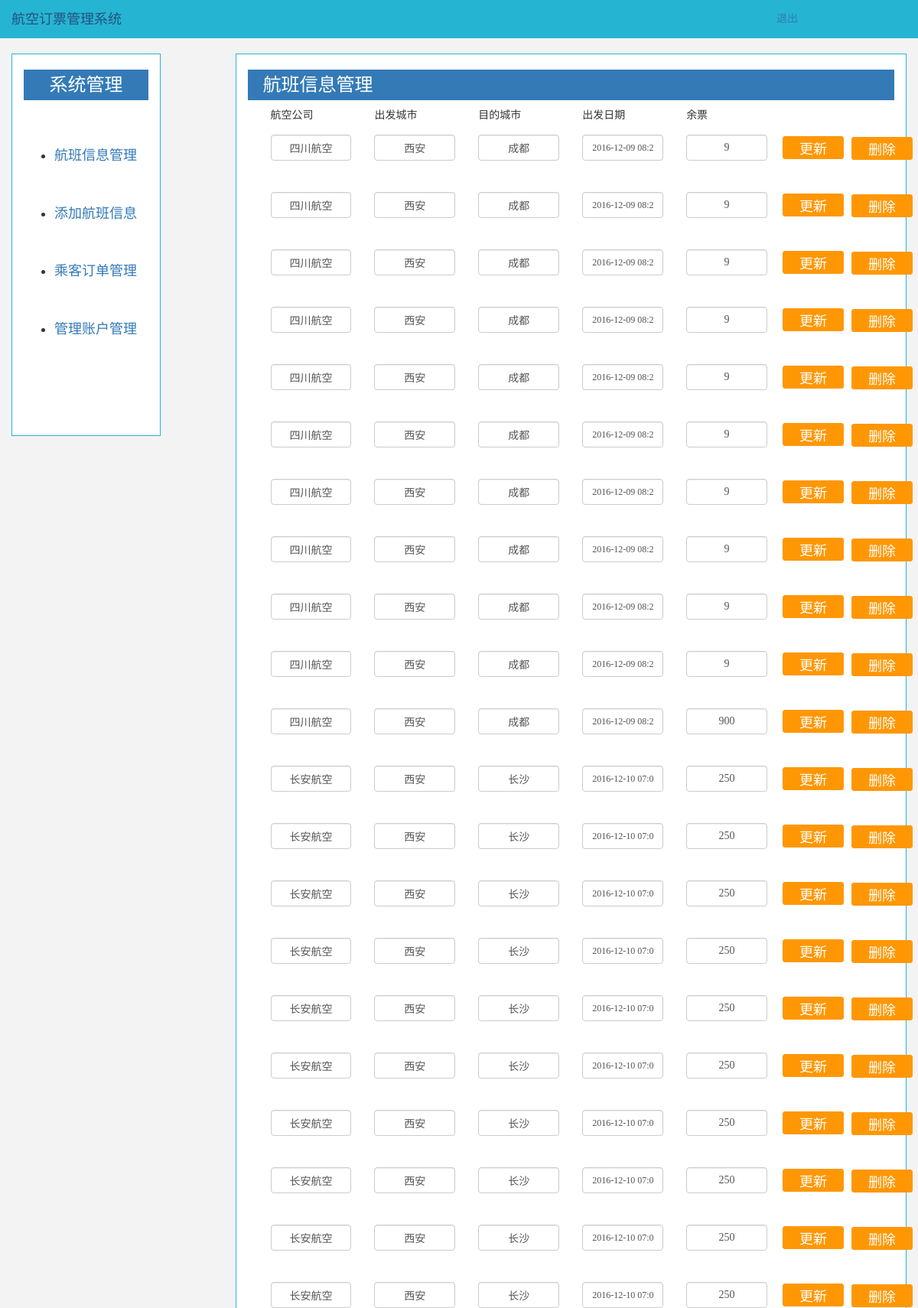
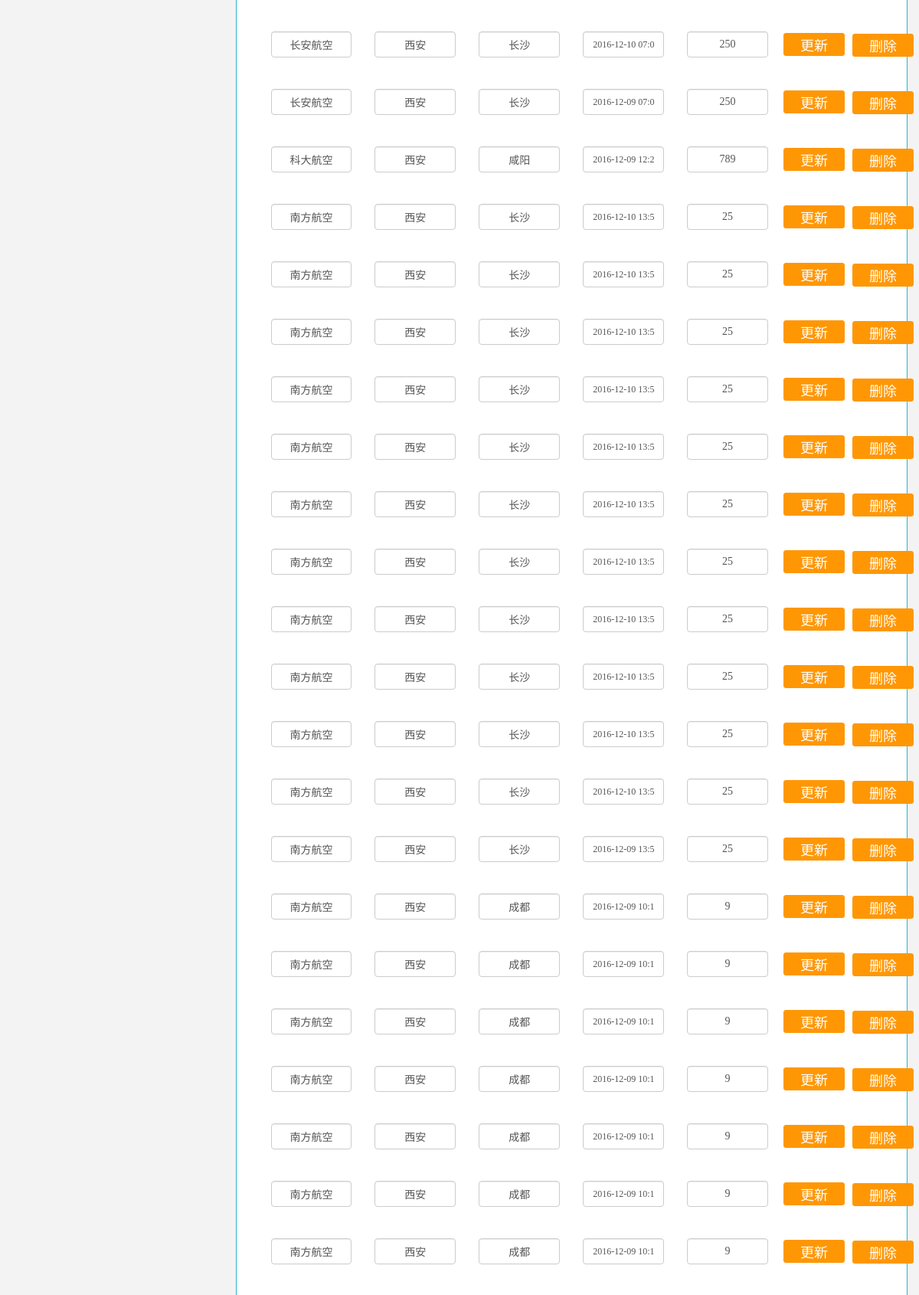
Page /manage_1.php (upper part) on the committed database (2 pictures, top to bottom).
### tables this page shows
CREATE TABLE `flightinfo` (
  `flightId` char(20) NOT NULL,
  `startCity` char(10) NOT NULL,
  `endCity` char(10) NOT NULL,
  `startPort` char(10) NOT NULL,
  `endPort` char(10) NOT NULL,
  `startTime` datetime NOT NULL,
  `endTime` datetime NOT NULL,
  `economy` int(5) NOT NULL,
  `discount` float(3,2) DEFAULT NULL,
  `size` int(4) NOT NULL,
  `company` char(5) NOT NULL,
  PRIMARY KEY (`flightId`)
);

### manage_1.php (the view, shortened to what this page needs)
<!DOCTYPE html>
<html lang="en">
<head>
	<link rel="stylesheet" type="text/css" href="css/bootstrap.css">
	<link rel="stylesheet" type="text/css" href="css/main.css">
</head>
<?php
include "conn.php";
$s = "select * from flightInfo";
$result=mysql_query($s,$conn);
?>
<body>
	<nav class="top">
		<a href="" class="navbar-brand">航空订票管理系统</a>
		<div class="col-md-2 col-sm-2 col-xs-2 col-md-offset-10 col-sm-offset-10 col-xs-offset-10 user_session">
		<a href="manage_1.php?action=logout">退出</a>
	    </div>
	</nav>
	<div class="container-fluid manage">
	  <div class="row">
	    <div class="col-md-12 col-sm-12 col-xs-12">
	        <div class="manage-nav col-md-2 col-sm-2 col-xs-2 manage-left">
	        	<h3 class="bg-primary">系统管理</h3>
	        	<ul class="f18">
	        		<li><a href="#">航班信息管理</a></li>
	        		<li><a href="manage_2.php">添加航班信息</a></li>
	        		<li><a href="manage_3.php">乘客订单管理</a></li>
	        		<li><a href="manage_4.php">管理账户管理</a></li>
	        	</ul>
	        </div>
	        <div class="manage-nav col-md-9 col-sm-9 col-xs-9 col-md-offset-1 col-sm-offset-1 col-xs-offset-1 manage-right">
	        	<h3 class="bg-primary">航班信息管理</h3>
                <div class="col-md-12 col-sm-12">
				        <div class="col-md-2 col-sm-2 col-xs-2 form-group">
						    <span>航空公司</span>
				        </div>
				        <div class="col-md-2 col-sm-2 col-xs-2 form-group">
						    <span>出发城市</span>
				        </div>
				        <div class="col-md-2 col-sm-2 col-xs-2 form-group">
						    <span>目的城市</span>
				        </div>
				        <div class="col-md-2 col-sm-2 col-xs-2 form-group">
						    <span>出发日期</span>
				        </div>
				        <div class="col-md-2 col-sm-2 col-xs-2 form-group">
						    <span>余票</span>
				        </div>
			    </div>
                      <?php    while ($row=mysql_fetch_array($result)) {
?>
	        	<div class="col-md-12 col-sm-12">
			        <form  role="form" action="manage_1.php" method="get">
				        <div class="col-md-2 col-sm-2 col-xs-2 form-group">
						    <input class=" form-control" type="text" value="<?php echo $row['company']?>" name="company" placeholder="航空公司">
				        </div>
				        <div class="col-md-2 col-sm-2 col-xs-2 form-group">
						    <input class=" form-control" type="text"  value="<?php echo $row['startCity']?>" name="start_city" placeholder="出发城市">
				        </div>
				        <div class="col-md-2 col-sm-2 col-xs-2 form-group">
						    <input class=" form-control" type="text"  value="<?php echo $row['endCity']?>" name="end_city"  placeholder="到达城市">
				        </div>
				        <div class="col-md-2 col-sm-2 col-xs-2 form-group">
						    <input class=" form-control f12" type="text"  value="<?php echo substr($row['startTime'], 0,16);?>" name="start_time" placeholder="出发日期">
				        </div>
				        <div class="col-md-2 col-sm-2 col-xs-2 form-group">
						    <input class=" form-control" type="text"  value="<?php echo $row['size']?>" name="size" placeholder="余票">
				        </div>
						<div class="col-md-2 col-sm-2 col-xs-2 form-group">
						    <button class="operation" id="update" name="update" type="submit" >更新</button>
						    <button class="operation" id="delete" name="delete" type="submit" >删除</button>
				        </div>
				    </form>
			    </div>
                        <?php
}
?>
	        </div>
	    </div>
	  </div>
	</div>
</body>
</html>

### css/main.css (style rules this page uses)
body, nav { padding: 0px; margin: 0px; }
body { background-color: rgb(243, 243, 243); }
body, h1, h2, h3, h4, h5, h6, p, a, article { font-family: "Microsoft YaHei"; -webkit-font-smoothing: antialiased; -moz-font-smoothing: antialiased; font-smoothing: antialiased; }
input { text-align:center; }
.f12 { font-size:12px; }
.f18 { font-size: 18px; }
.top { width: 100%; height: 50px; background: rgb(38, 180, 211); background: #26B4D3; }
.user_session { position: relative; top: -35px; }
.manage-left, .manage-right { border: 1px solid rgb(38, 180, 211); background-color: white; }
.manage-left { height: 500px; }
.manage-left h3 { display: block; height: 40px; line-height: 40px; text-align: center; width: 100%; }
.manage-left ul li { padding-top: 50px; }
.manage-right h3 { display: block; height: 40px; line-height: 40px; width: 100%; padding-left: 20px; }
.operation { background: #ff9705 none repeat scroll 0 0; border: 1px solid #ff9705; border-radius: 3px; color: #fff; cursor: pointer; font-size: 18px; height: 30px; line-height: 30px; width: 80px; }
#update { position: relative; top: 2px; left: -10px; }
#delete { position: relative; top: -27px; left: 80px; }

### rows in the picture
flightinfo: company "四川航空", start_city "西安", end_city "成都", start_time "2016-12-09 08:20", size "9"
flightinfo: company "四川航空", start_city "西安", end_city "成都", start_time "2016-12-09 08:20", size "9"
flightinfo: company "四川航空", start_city "西安", end_city "成都", start_time "2016-12-09 08:20", size "9"
flightinfo: company "四川航空", start_city "西安", end_city "成都", start_time "2016-12-09 08:20", size "9"
flightinfo: company "四川航空", start_city "西安", end_city "成都", start_time "2016-12-09 08:20", size "9"
flightinfo: company "四川航空", start_city "西安", end_city "成都", start_time "2016-12-09 08:20", size "9"
flightinfo: company "四川航空", start_city "西安", end_city "成都", start_time "2016-12-09 08:20", size "9"
flightinfo: company "四川航空", start_city "西安", end_city "成都", start_time "2016-12-09 08:20", size "9"
flightinfo: company "四川航空", start_city "西安", end_city "成都", start_time "2016-12-09 08:20", size "9"
flightinfo: company "四川航空", start_city "西安", end_city "成都", start_time "2016-12-09 08:20", size "9"
flightinfo: company "四川航空", start_city "西安", end_city "成都", start_time "2016-12-09 08:20", size "900"
flightinfo: company "长安航空", start_city "西安", end_city "长沙", start_time "2016-12-10 07:05", size "250"
flightinfo: company "长安航空", start_city "西安", end_city "长沙", start_time "2016-12-10 07:05", size "250"
flightinfo: company "长安航空", start_city "西安", end_city "长沙", start_time "2016-12-10 07:05", size "250"
flightinfo: company "长安航空", start_city "西安", end_city "长沙", start_time "2016-12-10 07:05", size "250"
flightinfo: company "长安航空", start_city "西安", end_city "长沙", start_time "2016-12-10 07:05", size "250"
flightinfo: company "长安航空", start_city "西安", end_city "长沙", start_time "2016-12-10 07:05", size "250"
flightinfo: company "长安航空", start_city "西安", end_city "长沙", start_time "2016-12-10 07:05", size "250"
flightinfo: company "长安航空", start_city "西安", end_city "长沙", start_time "2016-12-10 07:05", size "250"
flightinfo: company "长安航空", start_city "西安", end_city "长沙", start_time "2016-12-10 07:05", size "250"
flightinfo: company "长安航空", start_city "西安", end_city "长沙", start_time "2016-12-10 07:05", size "250"
flightinfo: company "长安航空", start_city "西安", end_city "长沙", start_time "2016-12-10 07:05", size "250"
flightinfo: company "长安航空", start_city "西安", end_city "长沙", start_time "2016-12-09 07:05", size "250"
flightinfo: company "科大航空", start_city "西安", end_city "咸阳", start_time "2016-12-09 12:20", size "789"
flightinfo: company "南方航空", start_city "西安", end_city "长沙", start_time "2016-12-10 13:50", size "25"
flightinfo: company "南方航空", start_city "西安", end_city "长沙", start_time "2016-12-10 13:50", size "25"
flightinfo: company "南方航空", start_city "西安", end_city "长沙", start_time "2016-12-10 13:50", size "25"
flightinfo: company "南方航空", start_city "西安", end_city "长沙", start_time "2016-12-10 13:50", size "25"
flightinfo: company "南方航空", start_city "西安", end_city "长沙", start_time "2016-12-10 13:50", size "25"
flightinfo: company "南方航空", start_city "西安", end_city "长沙", start_time "2016-12-10 13:50", size "25"
flightinfo: company "南方航空", start_city "西安", end_city "长沙", start_time "2016-12-10 13:50", size "25"
flightinfo: company "南方航空", start_city "西安", end_city "长沙", start_time "2016-12-10 13:50", size "25"
flightinfo: company "南方航空", start_city "西安", end_city "长沙", start_time "2016-12-10 13:50", size "25"
flightinfo: company "南方航空", start_city "西安", end_city "长沙", start_time "2016-12-10 13:50", size "25"
flightinfo: company "南方航空", start_city "西安", end_city "长沙", start_time "2016-12-10 13:50", size "25"
flightinfo: company "南方航空", start_city "西安", end_city "长沙", start_time "2016-12-09 13:50", size "25"
flightinfo: company "南方航空", start_city "西安", end_city "成都", start_time "2016-12-09 10:15", size "9"
flightinfo: company "南方航空", start_city "西安", end_city "成都", start_time "2016-12-09 10:15", size "9"
flightinfo: company "南方航空", start_city "西安", end_city "成都", start_time "2016-12-09 10:15", size "9"
flightinfo: company "南方航空", start_city "西安", end_city "成都", start_time "2016-12-09 10:15", size "9"
flightinfo: company "南方航空", start_city "西安", end_city "成都", start_time "2016-12-09 10:15", size "9"
flightinfo: company "南方航空", start_city "西安", end_city "成都", start_time "2016-12-09 10:15", size "9"
flightinfo: company "南方航空", start_city "西安", end_city "成都", start_time "2016-12-09 10:15", size "9"
